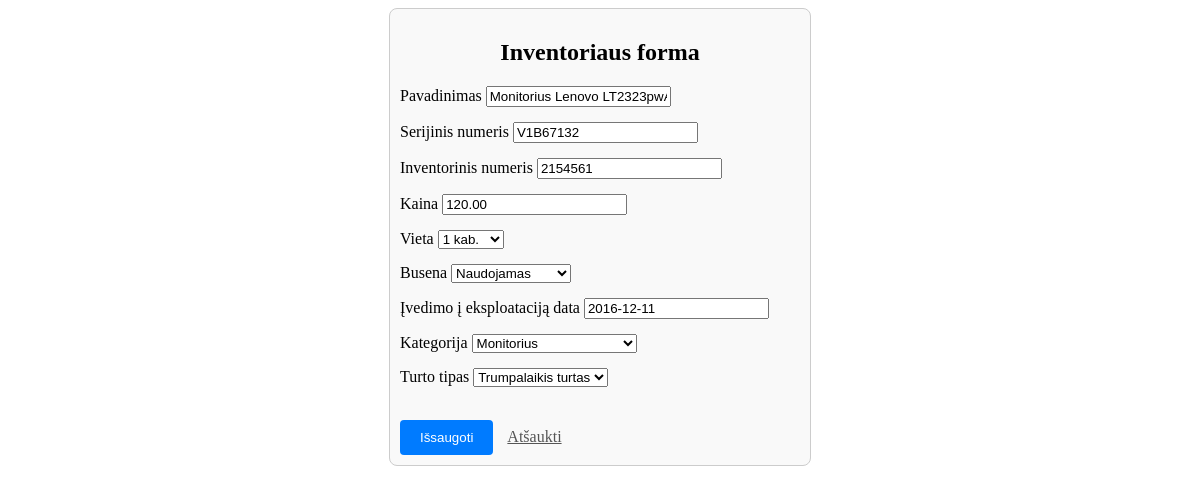
Page /redaguoti/1/ on the earlier database version.
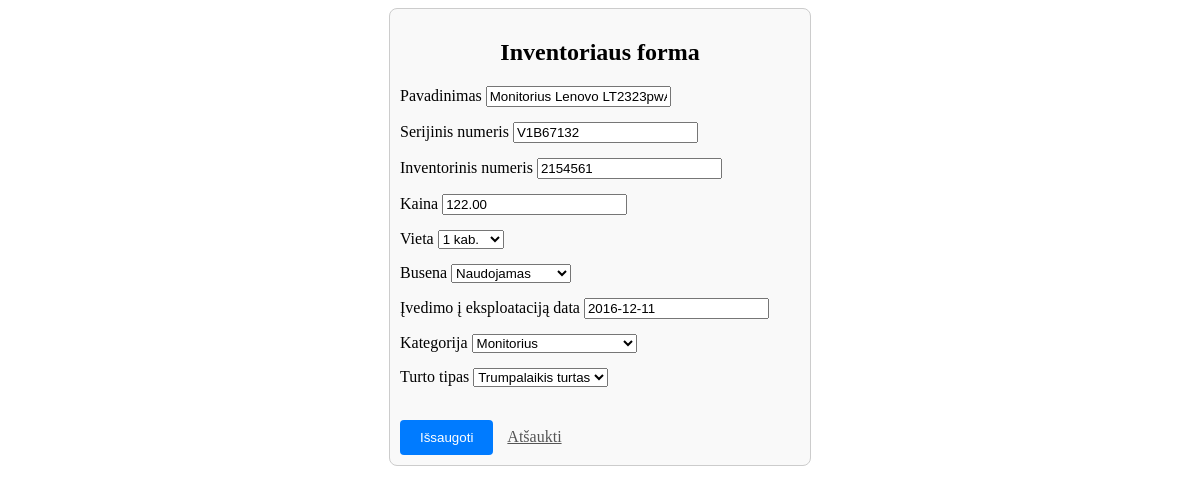
Same page on the later database version.
### inventorius/models.py (models this page shows, shortened)
class Inventorius(models.Model):
    TURTO_TIPAS = (
        ('ILG', 'Ilgalaikis turtas'),
        ('TRU', 'Trumpalaikis turtas'),
    )
    pavadinimas = models.CharField(max_length=100, null=False)
    serijinis_numeris = models.CharField(max_length=100, unique=True)
    inventorinis_numeris = models.CharField(max_length=100)
    kaina = models.DecimalField(max_digits=10, decimal_places=2)
    vieta = models.ForeignKey(Vieta, on_delete=models.CASCADE)
    busena = models.CharField(max_length=50, choices=[
        ('Naudojamas', 'Naudojamas'),
        ('Sandeliuojamas', 'Sandeliuojamas'),
        ('Remontuojamas', 'Remontuojamas'),
    ], default='Naudojamas')
    ivedimo_data = models.DateField(verbose_name="Įvedimo į eksploataciją data")
    kategorija = models.ForeignKey(Kategorija, on_delete=models.CASCADE)
    turto_tipas = models.CharField(max_length=3, choices=TURTO_TIPAS, null=False)

### inventorius/views.py (the view)
# urls.py: path('redaguoti/<int:pk>/', InventoriusUpdateView.as_view(), name='redaguoti'),
class InventoriusUpdateView(UpdateView):
    model = Inventorius
    fields = '__all__'
    template_name = 'inventorius_form.html'
    success_url = reverse_lazy('pradinis')

### inventorius/models.py (called while the page is built)
    def __str__(self):
        return self.pavadinimas

    def __str__(self):
        return self.pavadinimas

### inventorius/templates/inventorius_form.html (shortened to what this page needs)
<!DOCTYPE html>
<html lang="en">
<head>
</head>
<body>
<form method="post">
    <div style="max-width: 400px; margin: auto; padding: 10px; border: 1px solid #ccc; border-radius: 8px; background-color: #f9f9f9;">
        <h2 style="text-align: center;">Inventoriaus forma</h2>
        {% for field in form %}
            <div style="margin-bottom: 15px;">
                <label>{{ field.label }}</label>
                {{ field }}
            </div>
        {% endfor %}
<br>
        <button type="submit" style="padding: 10px 20px; background-color: #007bff; border: none; color: white; border-radius: 4px;">Išsaugoti</button>
        <a href="{% url 'pradinis' %}" style="margin-left: 10px; color: #555;">Atšaukti</a>
    </div>
</form>
</body>
</html>

Differences in the rows shown:
changed Inventorius "Monitorius Lenovo LT2323pwA": kaina "120.00" → "122.00"
